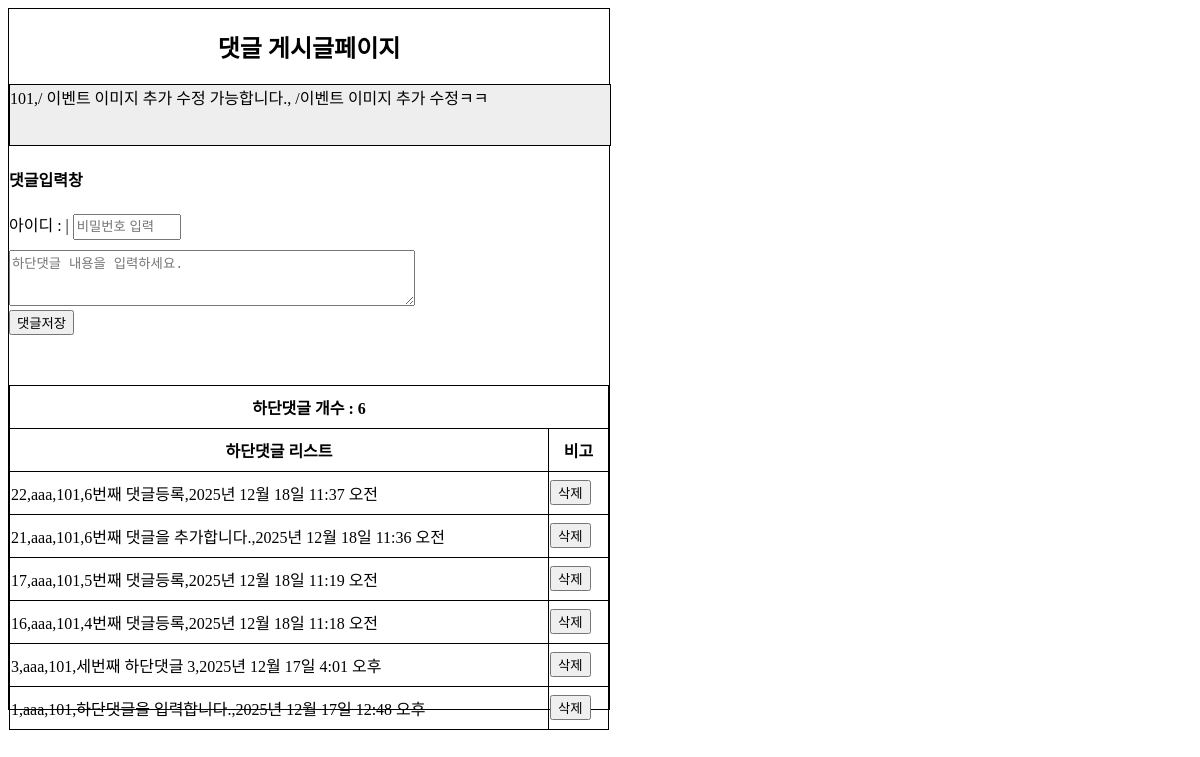
The app's page /board/view2/101/ with its own data.
### board/models.py (models this page shows, shortened)
class Board(models.Model):
    bno = models.AutoField(primary_key=True)
    btitle = models.CharField(max_length=1000)
    bcontent = models.TextField()
    member = models.ForeignKey(Member,on_delete=models.SET_NULL,null=True)
    bgroup = models.IntegerField(default=0)
    bstep = models.IntegerField(default=0)
    bindent = models.IntegerField(default=0)
    bhit = models.IntegerField(default=0) #조회수
    bfile = models.FileField(default='',null=True)
    bdate = models.DateTimeField(auto_now=True)

### comment/models.py (models this page shows, shortened)
class Comment(models.Model):
    cno = models.AutoField(primary_key=True)
    board = models.ForeignKey(Board,on_delete=models.CASCADE)
    member = models.ForeignKey(Member,on_delete=models.SET_NULL,null=True,blank=True)
    cpw = models.CharField(max_length=10,null=True,blank=True)
    ccontent = models.TextField(blank=True)
    cdate = models.DateTimeField(auto_now=True)

### member/models.py (models this page shows, shortened)
class Member(models.Model):
    id = models.CharField(max_length=50,primary_key=True)
    pw = models.CharField(max_length=100)
    name = models.CharField(max_length=50)
    phone = models.CharField(max_length=13,default='010-0000-0000')
    gender = models.CharField(max_length=10,default='남자')
    hobby = models.CharField(max_length=100,default='게임')
    mdate = models.DateTimeField(auto_now=True)

### board/views.py (the view)
# urls.py: path('view2/<int:bno>/', views.view2, name='view2'),
def view2(request,bno):
    print("bno : ",bno)
    qs = Board.objects.filter(bno=bno)
    c_qs = Comment.objects.filter(board=qs[0]).order_by('-cno')
    context = {'board':qs[0],'clist':c_qs}
    return render(request,'board/view2.html',context)

### board/templates/board/view2.html (shortened to what this page needs)
<!DOCTYPE html>
<html lang="en">
<head>
</head>
<body>
    <h2>댓글 게시글페이지</h2>
    <section>{{board.bno}},/ {{board.btitle}}, /{{board.bcontent}}</section>
    <h4>댓글입력창</h4>
    <form>
        <label>아이디 : {{request.session.session_id}} | </label>
        <input type='text' id='cpw' name='cpw' placeholder='비밀번호 입력'><br>
        <textarea id='ccontent' name='ccontent' placeholder='하단댓글 내용을 입력하세요.'></textarea><br>
        <input type='button' id='writeBtn' value='댓글저장'><br>
    </form>
    <table>
        <colgroup>
          <col width='90%'>
          <col width='10%'>
        </colgroup>
        <tr>
            <th colspan='2'>하단댓글 개수 : <span id='cnt'>{{clist.count}}</span></th>
        </tr>
        <tr>
            <th>하단댓글 리스트</th>
            <th>비고</th>
        </tr>
        <tbody id='tbody'>
            {% for c in clist %}
            <tr id='{{c.cno}}'>
                <td>{{c.cno}},{{c.member.id}},{{c.board.bno}},{{c.ccontent}},{{c.cdate}}</td>
                <td><button type='button' class='deleteBtn'>삭제</button></td>
            </tr>
            {% endfor %}
        </tbody>
    </table>
</body>
</html>

### board/templates/board/view2.html (style rules this page uses)
body { width:600px; height:700px; border:1px solid black; }
h2 { text-align:center; }
input[type='text'] { height:20px; width:100px; }
textarea { width:400px; height:50px; margin-top:10px; }
table { margin-top:50px; }
table,th,td { border:1px solid black; border-collapse:collapse; }
th,td { width:600px; height:40px; }
section { width:100%; height:60px; border:1px solid black; background:#eee; }

### records on screen
Board: bno "101", btitle "이벤트 이미지 추가 수정 가능합니다.", bcontent "이벤트 이미지 추가 수정ㅋㅋ"
Comment: cno "22", member.id "aaa", board.bno "101", ccontent "6번째 댓글등록", cdate "2025년 12월 18일 11:37 오전"
Comment: cno "21", member.id "aaa", board.bno "101", ccontent "6번째 댓글을 추가합니다.", cdate "2025년 12월 18일 11:36 오전"
Comment: cno "17", member.id "aaa", board.bno "101", ccontent "5번째 댓글등록", cdate "2025년 12월 18일 11:19 오전"
Comment: cno "16", member.id "aaa", board.bno "101", ccontent "4번째 댓글등록", cdate "2025년 12월 18일 11:18 오전"
Comment: cno "3", member.id "aaa", board.bno "101", ccontent "세번째 하단댓글 3", cdate "2025년 12월 17일 4:01 오후"
Comment: cno "1", member.id "aaa", board.bno "101", ccontent "하단댓글을 입력합니다.", cdate "2025년 12월 17일 12:48 오후"

### other values on screen
{{ clist.count }} "6"
